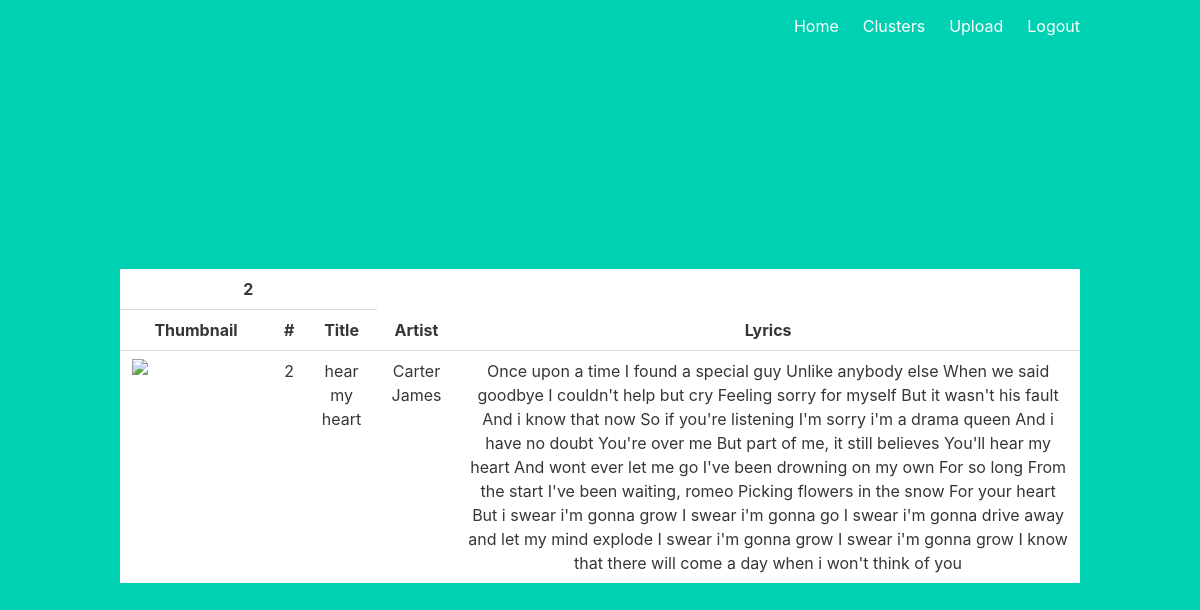
Screenshot of /track/2 (signed in) with the database file from the repository.
### app/models.py (models this page shows, shortened)
class Track(db.Model):
    id = db.Column(db.Integer, primary_key=True)
    quadrant = db.Column(db.Integer)
    title = db.Column(db.String(120))
    name = db.Column(db.String(1000))
    album = db.Column(db.String(128))
    lyrics = db.Column(db.String(100000000))

### app/views.py (the view)
@main.route("/track/<int:track_id>", methods=["GET"])
@login_required
def track(track_id):
    track = Track.query.filter_by(id=track_id).first()
    return render_template("track.html", track=track)

### app/__init__.py (called while the page is built)
def create_app():
    app = Flask(__name__)
    app.config["SECRET_KEY"] = "12FOEIGHEIOGIOOAIF"
    app.config["SQLALCHEMY_DATABASE_URI"] = "sqlite:///db.sqlite"
    app.config["SQLALCHEMY_TRACK_MODIFICATIONS"] = False
    db.init_app(app)
    login_manager = LoginManager()
    login_manager.login_view = "auth.login"
    login_manager.init_app(app)
    from .models import User
    @login_manager.user_loader
    def load_user(user_id):
        return User.query.get(int(user_id))
    from .auth import auth as auth_blueprint
    app.register_blueprint(auth_blueprint)
    from .views import main as main_blueprint
    app.register_blueprint(main_blueprint)
    return app

### app/templates/track.html (shortened to what this page needs)
{% extends "base.html" %}
{% block content %}
<table class="table hoverable is-fullwidth">
  <tr>
    <th colspan="3" scope="colgroup">{{ track.id }}</th>
  </tr>
  <tr>
    <th>Thumbnail</th>
    <th>#</th>
    <th>Title</th>
    <th>Artist</th>
    <th>Lyrics</th>
  </tr>
  <tr>
  <tr>
    <td>
      <figure class="image is-128x128">
        <img src="https://bulma.io/images/placeholders/128x128.png">
      </figure>
    </td>
    <td>{{ track.id }}</td>
    <td>{{ track.title }}</td>
    <td>{{ track.name }}</td>
    <td>{{ track.lyrics }}</td>
  </tr>
</table>
{% endblock %}

### rows the page displays
Track: id "2", title "hear my heart", name "Carter James", lyrics "Once upon a time I found a special guy Unlike anybody else When we said goodbye I couldn't help but cry Feeling sorry for myself But it wasn't his fault And i know that now So if you're listening I'm sorry i'm a drama queen And i have no doubt You're over me But part of me, it still believes You'll hear my heart And wont ever let me go I've been drowning on my own For so long From the start I've been waiting, romeo Picking flowers in the snow For your heart But i swear i'm gonna grow I swear i'm gonna go I swear i'm gonna drive away and let my mind explode I swear i'm gonna grow I swear i'm gonna grow I know that there will come a day when i won't think of you"
